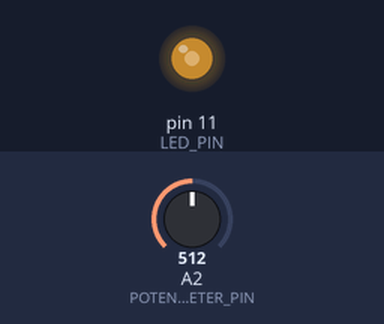
Recording of a sketch running on a simulated Arduino Uno, built with avr-gcc and run on an emulated ATmega328P. Shown: output pins drawn as LEDs (lit = HIGH). The inputs (shaded band) are chosen by the test bench; at power-on: A2 (POTENTIOMETER_PIN) = 512.

Above: at 1.2 s.
1.3 s: A2 (POTENTIOMETER_PIN) set to 716
At 2.5 s:
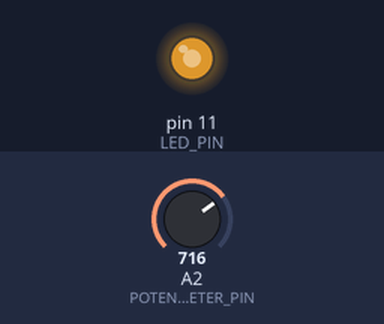
2.8 s: A2 (POTENTIOMETER_PIN) set to 900
At 3.8 s:
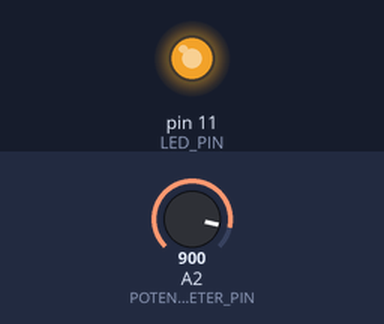
4.3 s: A2 (POTENTIOMETER_PIN) set to 122
At 5.0 s:
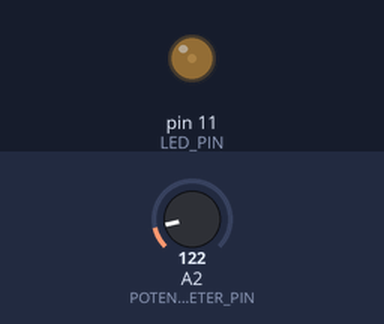
5.8 s: A2 (POTENTIOMETER_PIN) set to 0
At 6.1 s:
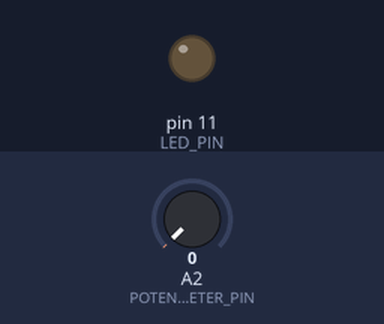
Timing chart, 0 to 8.3 s (numbered marks = the images above; inputs shaded):
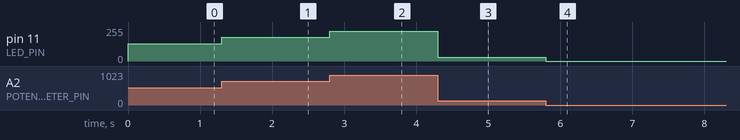

Measured:
- after the input at 1.3 s, pin 11 (LED_PIN): 128/255 → 179/255 at once
- after the input at 2.8 s, pin 11 (LED_PIN): 179/255 → 225/255 at once
- after the input at 4.3 s, pin 11 (LED_PIN): 225/255 → 30/255 at once
- after the input at 5.8 s, pin 11 (LED_PIN): 30/255 → 0/255 at once

The sketch:

activity4.ino
```cpp
#define LED_PIN 11
#define POTENTIOMETER_PIN A2

void setup() {
  pinMode(LED_PIN, OUTPUT);
}

void loop() {
  int potentiometerValue = analogRead(POTENTIOMETER_PIN);
  int LEDBrightness = potentiometerValue / 4;
  analogWrite(LED_PIN, LEDBrightness);
}
```
